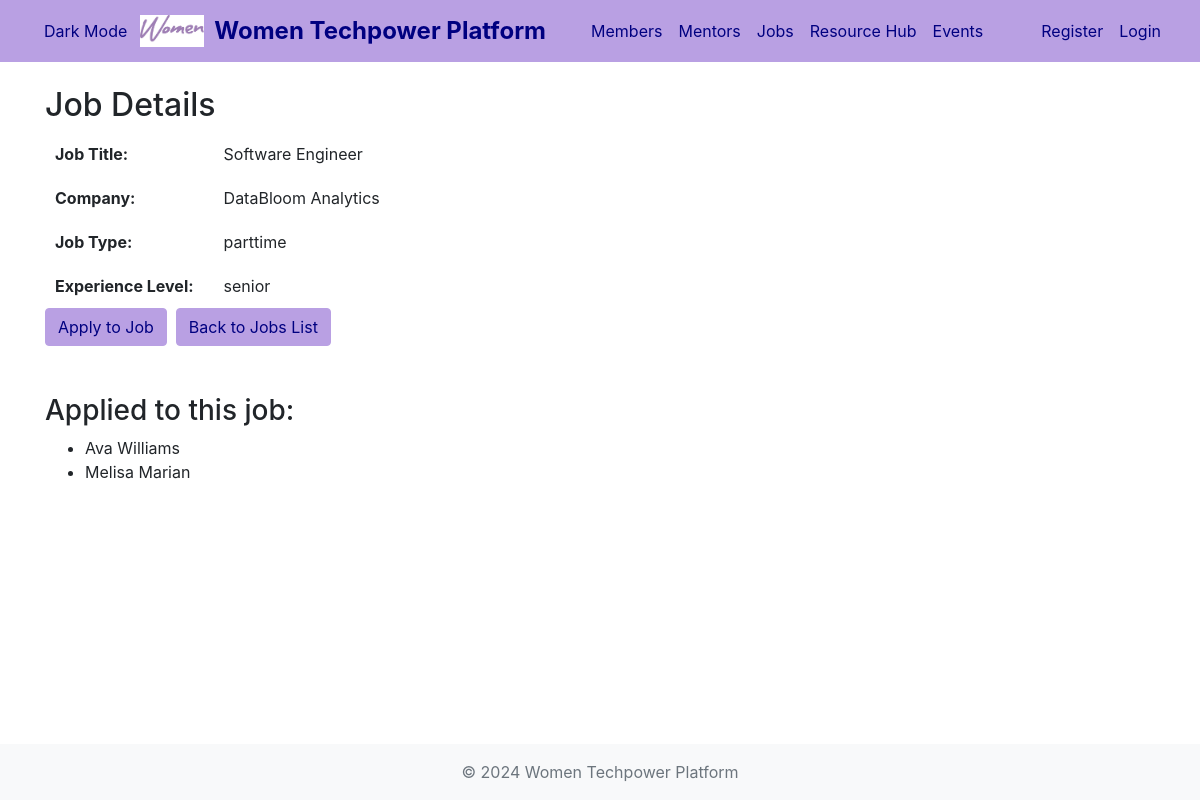
The page /details_job.php?id=1 on the database its author committed.
### tables this page shows
CREATE TABLE `jobs` (
  `id` int(11) NOT NULL,
  `title` varchar(255) NOT NULL,
  `company` varchar(255) NOT NULL,
  `type` enum('fulltime','parttime','internship') DEFAULT NULL,
  `experience_level` enum('junior','senior','expert') DEFAULT NULL
);

### details_job.php (the view, shortened to what this page needs)
<?php
include_once "includes/header.php";
$database = new Database();
$db = $database->getConnection();
$jobId = $_GET['id'];
$query = "SELECT title, company, type, experience_level FROM jobs WHERE id = ?";
$stmt = $db->prepare($query);
$stmt->execute([$jobId]);
$job = $stmt->fetch(PDO::FETCH_ASSOC);
$applicantsQuery = "SELECT CONCAT(members.first_name, ' ', members.last_name) AS full_name
                    FROM job_applications
                    INNER JOIN members ON job_applications.member_id = members.id
                    WHERE job_applications.job_id = ?";
$applicantsStmt = $db->prepare($applicantsQuery);
$applicantsStmt->execute([$jobId]);
$applicants = $applicantsStmt->fetchAll(PDO::FETCH_ASSOC);
function displayValue($value) {
    return !empty($value) ? htmlspecialchars($value) : "N/A";
}
?>
<div class="details-container">
    <h2>Job Details</h2>
    <table class="details-table">
        <tr>
            <th>Job Title:</th>
            <td><?php echo displayValue($job['title']); ?></td>
        </tr>
        <tr>
            <th>Company:</th>
            <td><?php echo displayValue($job['company']); ?></td>
        </tr>
        <tr>
            <th>Job Type:</th>
            <td><?php echo displayValue($job['type']); ?></td>
        </tr>
        <tr>
            <th>Experience Level:</th>
            <td><?php echo displayValue($job['experience_level']); ?></td>
        </tr>
    </table>
    <div class="d-flex align-items-center">
        <form method="POST">
            <button type="submit" name="apply" class="btn btn-primary">Apply to Job</button>
        </form>
        <a href="jobs.php" class="btn btn-primary">Back to Jobs List</a>
    </div>
    <br/>
    <br/>
    <div class="applicants-section">
        <h3>Applied to this job:</h3>
        <?php if (count($applicants) > 0): ?>
            <ul>
                <?php foreach ($applicants as $applicant): ?>
                    <li><?php echo htmlspecialchars($applicant['full_name']); ?></li>
                <?php endforeach; ?>
            </ul>
        <?php else: ?>
            <p>No applicants yet.</p>
        <?php endif; ?>
    </div>
</div>
<?php include_once "includes/footer.php"; ?>

### css/style.css (style rules this page uses)
body { min-height: 100vh; display: flex; flex-direction: column; }
.btn-primary { background-color: #b9a0e3 !important; color: #000080 !important; border-color: #b9a0e3 !important; }
.details-table th { text-align: left; padding: 10px; width: 30%; vertical-align: top; }
.details-table td { text-align: left; padding: 10px 20px; font-weight: normal; }

### rows shown on the page
jobs: title "Software Engineer", company "DataBloom Analytics", type "parttime", experience_level "senior"

### other values the page prints
$applicant['full_name'] "Ava Williams"
$applicant['full_name'] "Melisa Marian"
